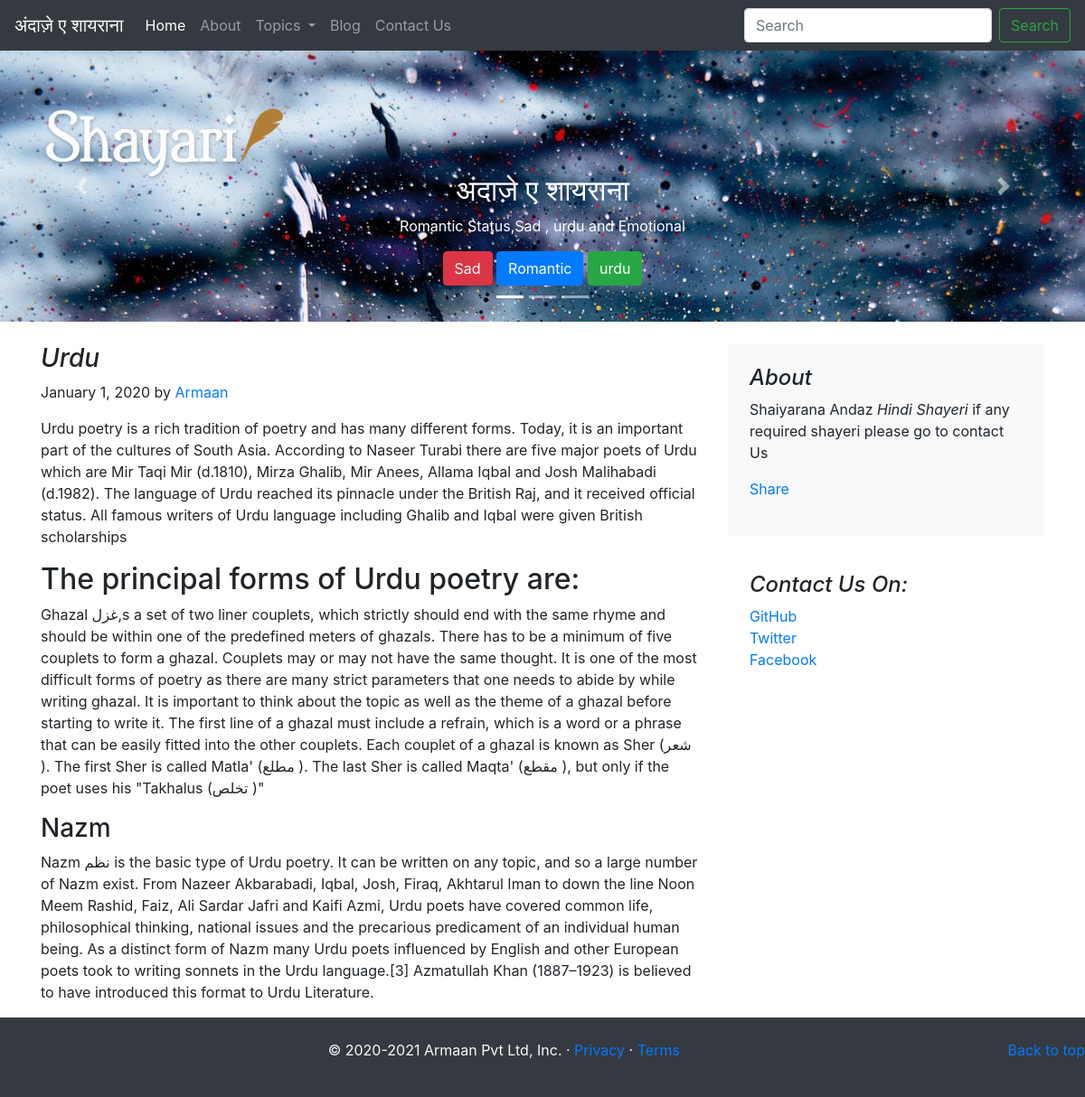
The app's page /blog/blogpost/3 with its own data.
### blog/models.py (models this page shows)
class Blogpost(models.Model):
    post_id = models.AutoField(primary_key=True)
    title = models.CharField(max_length=5000)
    head0 = models.CharField(max_length=500,default="")
    c_head0 = models.CharField(max_length=5000,default="")
    head1 = models.CharField(max_length=500,default="")
    c_head1 = models.CharField(max_length=5000,default="")
    head2 = models.CharField(max_length=500,default="")
    c_head2 = models.CharField(max_length=5000,default="")
    pub_date = models.DateField()
    thumbnail = models.ImageField(upload_to='blog/img')
    def __str__(self):
        return self.title

### blog/views.py (the view)
# urls.py: path('blogpost/<int:id>', views.blogpost, name='blogPost'),
def blogpost(request, id):
    post = Blogpost.objects.filter(post_id = id)[0]
    print(post)
    return render(request,'blog/blogpost.html', {'post':post})

### blog/templates/blog/blogpost.html (shortened to what this page needs)
{% extends 'blog/index.html' %}
{% block img %}
<img src="/static/img/1.jpg" alt="">
{% endblock img %}
{% block body %}
<div class="container">
    <div class="row mt-4">
        <div class="col-md-8 blog-main">
          <h3 class="font-italic">
            {{post.title}}
          </h3>
          <div class="blog-post">
            <p class="blog-post-meta">January 1, 2020 by <a href="#">Armaan</a></p>
            <p>{{post.c_head0}}</p>
            <h2>{{post.head1}}</h2>
            <p>{{post.c_head1}}</p>
            <h3>{{post.head2}}</h3>
            <p>{{post.c_head2}}</p>
          </div>
        </div>
        <aside class="col-md-4 blog-sidebar">
          <div class="p-4 mb-3 bg-light rounded">
            <h4 class="font-italic">About</h4>
            <p class="mb-0">Shaiyarana Andaz <em>Hindi Shayeri</em> if any  required  shayeri please go to contact Us</p>
            <div class="my-3 fb-share-button" data-href="http://127.0.0.1:8000/blog/blogpost/{{post.post_id}}" data-layout="button_count" data-size="large"><a target="_blank" href="https://www.facebook.com/sharer/sharer.php?u=http%3A%2F%2F127.0.0.1%3A8000%2Fblog%2Fblogpost%2F1&amp;src=sdkpreparse" class="fb-xfbml-parse-ignore">Share</a></div>
          </div>
          <div class="p-4">
            <h4 class="font-italic">Contact Us On:</h4>
            <ol class="list-unstyled">
              <li><a href="#">GitHub</a></li>
              <li><a href="#">Twitter</a></li>
              <li><a href="#">Facebook</a></li>
            </ol>
          </div>
        </aside>
      </div>
</div>
{% endblock body %}

### records on screen
Blogpost: title "Urdu", c_head0 "Urdu poetry is a rich tradition of poetry and has many different forms. Today, it is an important part of the cultures of South Asia. According to Naseer Turabi there are five major poets of Urdu which are Mir Taqi Mir (d.1810), Mirza Ghalib, Mir Anees, Allama Iqbal and Josh Malihabadi (d.1982). The language of Urdu reached its pinnacle under the British Raj, and it received official status. All famous writers of Urdu language including Ghalib and Iqbal were given British scholarships", head1 "The principal forms of Urdu poetry are:", c_head1 "Ghazal غزل,s a set of two liner couplets, which strictly should end with the same rhyme and should be within one of the predefined meters of ghazals. There has to be a minimum of five couplets to form a ghazal. Couplets may or may not have the same thought. It is one of the most difficult forms of poetry as there are many strict parameters that one needs to abide by while writing ghazal. It is important to think about the topic as well as the theme of a ghazal before starting to write it. The first line of a ghazal must include a refrain, which is a word or a phrase that can be easily fitted into the other couplets. Each couplet of a ghazal is known as Sher (شعر ). The first Sher is called…", head2 "Nazm", c_head2 "Nazm نظم is the basic type of Urdu poetry. It can be written on any topic, and so a large number of Nazm exist. From Nazeer Akbarabadi, Iqbal, Josh, Firaq, Akhtarul Iman to down the line Noon Meem Rashid, Faiz, Ali Sardar Jafri and Kaifi Azmi, Urdu poets have covered common life, philosophical thinking, national issues and the precarious predicament of an individual human being. As a distinct form of Nazm many Urdu poets influenced by English and other European poets took to writing sonnets in the Urdu language.[3] Azmatullah Khan (1887–1923) is believed to have introduced this format to Urdu Literature."
